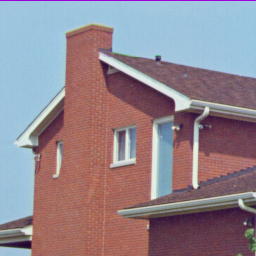
%> input picture Imging/TVdenoise/housergb.png, 256 x 256 px
$ octave demo.m   (GNU Octave 9; MATLAB toolbox functions it lacks are replaced by stand-ins)
%> lines starting %> are read from the running program, lines starting %| are printed output that depends on the picture; in (x1, y1, x2, y2) boxes, pixels count from 0 and x2, y2 are one past the last pixel; in counts of white or black regions, pixels touching at a corner belong together; the program's own positions count from 1
### Imging/TVdenoise/TV_denoise.m


function [u,PSNR,Time,Itr] = TV_denoise(x0,opts,I)
%%%% This function solve the unconstrained model for image deblurring
%%%% min_u |\nabla u|_1 + 0.5mu|u-u0|_2^2
%%%%  u -- original image
%%%%  u0 -- observed image
%%%% Alternating direction method of multiplier is applied to sove the above model


[n1,n2,n3] = size(x0);  %% 图片大小
beta = opts.beta;       %% ADMM罚参数
mu   = opts.mu;         %% 模型参数
MaxIt= opts.MaxIt;      %% 最大迭代次数
Tol=opts.Tol;
%%%%%%%%%%%%%%%%% 周期边界条件 %%%%%%%%%%%%%%%%%%%%%%%%%%%%%
d1h = zeros(n1,n2,n3); d1h(1,1,:) = -1; d1h(n1,1,:) = 1; d1h = fft2(d1h);
d2h = zeros(n1,n2,n3); d2h(1,1,:) = -1; d2h(1,n2,:) = 1; d2h = fft2(d2h);
Px  = @(x) [x(2:n1,:,:)-x(1:n1-1,:,:); x(1,:,:)-x(n1,:,:)]; %%\nabla_1 x
Py  = @(x) [x(:,2:n2,:)-x(:,1:n2-1,:), x(:,1,:)-x(:,n2,:)]; %%\nabla_2 y
PTx = @(x) [x(n1,:,:)-x(1,:,:); x(1:n1-1,:,:)-x(2:n1,:,:)]; %%\nabla_1^T x
PTy = @(x) [x(:,n2,:)-x(:,1,:), x(:,1:n2-1,:)-x(:,2:n2,:)]; %%\nabla_2^T y
%%%%%%%%%%%%%%%%%%%%%%%%%%%%%%%%%%%%%%%%%%%%%%%%%%%%%%%%%%%%%%%%%%%%%%%%%%%

%%%%Intionalization
u    = x0;
v1   = Px(u);
v2   = Py(u);
lbd11= zeros(n1,n2,n3);
lbd12= zeros(n1,n2,n3);
vn1= zeros(n1,n2,n3);
vn2= zeros(n1,n2,n3);
MDu  = mu + beta*(abs(d1h).^2+abs(d2h).^2);  %%%线性方程组
HTx0 = mu*x0;
PSNR = zeros(1,MaxIt);

Time = cputime;  %%%记录时间
k    = 1;
while k <= MaxIt

    %%% step 1:  u -- 子问题
    Temp= PTx(beta*vn1+lbd11) + PTy(beta*vn2+lbd12) + HTx0;
    un  = real(ifft2(fft2(Temp)./MDu));
    %%% step 2:  v --子问题
    v11= Px(un);
    v22= Py(un);
    sk1 = v11 - lbd11/beta;
    sk2 = v22 - lbd12/beta;
    nsk = sqrt(sk1.^2 + sk2.^2); nsk(nsk==0)=1;
    nsk = max(1-1./(beta*nsk),0);
    vn1n = sk1.*nsk;
    vn2n = sk2.*nsk;
    %%%% 更新\lambda
    lbdn11 = lbd11 - beta*(v11 - vn1n);
    lbdn12 = lbd12 - beta*(v22 - vn2n);
    stopic = norm(u(:)-un(:))/norm(un(:));
    if stopic<Tol
        k
        break
    end

    %%%%%%%%%%%%%%%%%%%%%%%
    PSNR(k) = psnr(u,I);  %%% 计算信噪比

    Time = cputime - Time;
    u = un;
    vn1=vn1n;vn2=vn2n;
    lbd11 = lbdn11; lbd12 =lbdn12;
    k = k+1;
end
Time = cputime-Time; Itr =k;


### Imging/TVdenoise/TV_denoise_pd_pc.m
function [u,PSNR,Time,Itr] = TV_denoise_pd_pc(x0,opts,I)
%%%% This function solve the unconstrained model for image deblurring
%%%% min_u |\nabla u|_1 + 0.5mu|u-u0|_2^2
%%%% u -- original image
%%%% u0 -- observed image
%%%% the primal-dual extended ADMM

nu=0.99;
[n1,n2,n3] = size(x0);  %% 图片大小
beta = opts.beta;       %% 罚参数
mu   = opts.mu;         %% 模型参数
MaxIt= opts.MaxIt;      %% 最大迭代次数
Tol=opts.Tol;
%%%%%%%%%%%%%%%%% 周期边界条件 %%%%%%%%%%%%%%%%%%%%%%%%%%%%%
d1h = zeros(n1,n2,n3); d1h(1,1,:) = -1; d1h(n1,1,:) = 1; d1h = fft2(d1h);
d2h = zeros(n1,n2,n3); d2h(1,1,:) = -1; d2h(1,n2,:) = 1; d2h = fft2(d2h);
Px  = @(x) [x(2:n1,:,:)-x(1:n1-1,:,:); x(1,:,:)-x(n1,:,:)]; %%\nabla_1 x
Py  = @(x) [x(:,2:n2,:)-x(:,1:n2-1,:), x(:,1,:)-x(:,n2,:)]; %%\nabla_2 y
PTx = @(x) [x(n1,:,:)-x(1,:,:); x(1:n1-1,:,:)-x(2:n1,:,:)]; %%\nabla_1^T x
PTy = @(x) [x(:,n2,:)-x(:,1,:), x(:,1:n2-1,:)-x(:,2:n2,:)]; %%\nabla_2^T y
%%%%%%%%%%%%%%%%%%%%%%%%%%%%%%%%%%%%%%%%%%%%%%%%%%%%%%%%%%%%%%%%%%%%%%%%%%%

% Intionalization
u    = x0;
v1   = Px(u);
v2   = Py(u);
lbd1 = zeros(n1,n2,n3);
lbd2 = zeros(n1,n2,n3);
vn1  = zeros(n1,n2,n3);
vn2  = zeros(n1,n2,n3);
MDu  = mu + beta*(abs(d1h).^2+abs(d2h).^2);
HTx0 = mu*x0;
PSNR = zeros(1,MaxIt);

Time = cputime;  %%%记录时间
for k = 1:MaxIt
    % prediction
    % u-update
    Temp= PTx(beta*v1+lbd1) + PTy(beta*v2+lbd2) + HTx0;
    un  = real(ifft2(fft2(Temp)./MDu));
    stopic=norm(u(:)-un(:))/norm(un(:));
    u=un;
    % v-update
    v11= Px(un);
    v22= Py(un);
    sk1 = vn1+v11-v1 - lbd1/beta;
    sk2 = vn2+v22-v2 - lbd2/beta;
    nsk = sqrt(sk1.^2 + sk2.^2); nsk(nsk==0)=1;
    nsk = max(1-1./(beta*nsk),0);
    vn1n = sk1.*nsk;
    vn2n = sk2.*nsk;
    % lambda-update
    lbd1nn = lbd1 - beta*(v11 - vn1n);
    lbd2nn = lbd2 - beta*(v22 - vn2n);
    % correction
    lbd1 = lbd1nn + nu*beta*(v1-v11);
    lbd2 = lbd2nn + nu*beta*(v2-v22);
    v1   = v1-nu*(v1-v11+vn1-vn1n);
    v2   = v2-nu*(v2-v22+vn2-vn2n);
    vn1  = vn1+nu*(vn1n-vn1);
    vn2  = vn2+nu*(vn2n-vn2);
    %stopic = norm(u(:)-un(:))/norm(un(:));
    if k>30 && stopic<Tol
        k
        break
    end

    %%%%%%%%%%%%%%%%%%%%%%%
    PSNR(k) = psnr(u,I);  %%% 计算信噪比
    Time = cputime - Time;


end
Time = cputime-Time; Itr =k;


### Imging/TVdenoise/TV_denoise_dp_pc.m
function [u,PSNR,Time,Itr] = TV_denoise_dp_pc(x0,opts,I)
%%%% This function solve the unconstrained model for image deblurring
%%%% min_u |\nabla u|_1 + 0.5mu|u-u0|_2^2
%%%%  u -- original image
%%%%  u0 -- observed image
%%%% the dual-primal extended ADMM

nu=0.99;
[n1,n2,n3] = size(x0);  %% 图片大小
beta = opts.beta;       %% 罚参数
mu   = opts.mu;         %% 模型参数
MaxIt= opts.MaxIt;      %% 最大迭代次数
Tol=opts.Tol;
%%%%%%%%%%%%%%%%% 周期边界条件 %%%%%%%%%%%%%%%%%%%%%%%%%%%%%
d1h = zeros(n1,n2,n3); d1h(1,1,:) = -1; d1h(n1,1,:) = 1; d1h = fft2(d1h);
d2h = zeros(n1,n2,n3); d2h(1,1,:) = -1; d2h(1,n2,:) = 1; d2h = fft2(d2h);
Px  = @(x) [x(2:n1,:,:)-x(1:n1-1,:,:); x(1,:,:)-x(n1,:,:)]; %%\nabla_1 x
Py  = @(x) [x(:,2:n2,:)-x(:,1:n2-1,:), x(:,1,:)-x(:,n2,:)]; %%\nabla_2 y
PTx = @(x) [x(n1,:,:)-x(1,:,:); x(1:n1-1,:,:)-x(2:n1,:,:)]; %%\nabla_1^T x
PTy = @(x) [x(:,n2,:)-x(:,1,:), x(:,1:n2-1,:)-x(:,2:n2,:)]; %%\nabla_2^T y
%%%%%%%%%%%%%%%%%%%%%%%%%%%%%%%%%%%%%%%%%%%%%%%%%%%%%%%%%%%%%%%%%%%%%%%%%%%

%%%%Intionalization
u    = x0;
v1   = Px(u);
v2   = Py(u);
lbd1 = zeros(n1,n2,n3);
lbd2 = zeros(n1,n2,n3);
vn1 = zeros(n1,n2,n3);
vn2 = zeros(n1,n2,n3);
MDu  = mu + beta*(abs(d1h).^2+abs(d2h).^2);  %%%线性方程组
HTx0 = mu*x0;
PSNR = zeros(1,MaxIt);

Time = cputime;  %%%记录时间
for k = 1:MaxIt

    % prediction
    % lambda-update
    lbd1nn = lbd1 - beta*(v1 - vn1);
    lbd2nn = lbd2 - beta*(v2 - vn2);
    % u-update
    Temp= PTx(beta*v1+lbd1nn) + PTy(beta*v2+lbd2nn) + HTx0;
    un  = real(ifft2(fft2(Temp)./MDu));
    stopic=norm(u(:)-un(:))/norm(un(:));
    u=un;
    % v-update
    v11= Px(un);
    v22= Py(un);
    sk1 = vn1+v11-v1 - lbd1nn/beta;
    sk2 = vn2+v22-v2 - lbd2nn/beta;
    nsk = sqrt(sk1.^2 + sk2.^2); nsk(nsk==0)=1;
    nsk = max(1-1./(beta*nsk),0);
    vn1n = sk1.*nsk;
    vn2n = sk2.*nsk;

    % correction
    lbd1 = lbd1nn + beta*(v1-v11+vn1n-vn1);
    lbd2 = lbd2nn + beta*(v2-v22+vn2n-vn2);
    v1   = v1-nu*(v1-v11+vn1-vn1n);
    v2   = v2-nu*(v2-v22+vn2-vn2n);
    vn1  = vn1+nu*(vn1n-vn1);
    vn2  = vn2+nu*(vn2n-vn2);
    %stopic = norm(u(:)-un(:))/norm(un(:));
    if k>30 && stopic<Tol
        k
        break
    end

    %%%%%%%%%%%%%%%%%%%%%%%
    PSNR(k) = psnr(u,I);  %%% 计算信噪比
    Time = cputime - Time;


end
Time = cputime-Time; Itr =k;


### Imging/TVdenoise/demo.m
clc;
clear;
close all;
%addpath ../Images                     %% 加入图片所在路径\文件夹
%I = im2double(imread('shape.jpg'));   %% 读图片
%I = im2double(imread('chart.tiff'));
I = im2double(imread('housergb.png'));
rand('seed', 0);
randn('seed', 0);
[n1,n2,n3] = size(I);            %% 获取图片大小
%> n1 = 256; n2 = 256; n3 = 3
x0 = I+0.2*randn(n1,n2,n3);      %% 加高斯噪声
%%%%%%%%%%%%%%%%%%%%%%%%%%%%%%%%%%%%%%%%%%%%%%%%%%%%%%%%%%%%%%%%%%%%%%%%%%
opts.beta=1;      %%% 算法的罚参数
opts.mu=5;        %%% 模型中的参数
opts.MaxIt=200;   %%% 迭代次数
opts.Tol=1e-4;    %%% 停机准则
[u,PSNR,Time] = TV_denoise(x0,opts,I);        %%% the original ADMM
%> in TV_denoise, `d1h(1,1,:) = -1`:
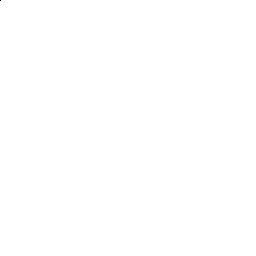
%> d1h: size 256x256x3 double; values -1 (black) and 0 (white), 100% white; black in thin lines or dots, all inside (x1, y1, x2, y2) = (0, 0, 1, 1)
%> in TV_denoise, `d1h(n1,1,:) = 1`: d1h: size 256x256x3 double; under 0.01% of pixels changed, all inside (x1, y1, x2, y2) = (0, 255, 1, 256)
%> in TV_denoise, `d2h(1,n2,:) = 1`: d2h: size 256x256x3 double; under 0.01% of pixels changed, all inside (x1, y1, x2, y2) = (255, 0, 256, 1)
%> the loop in TV_denoise, `while k <= MaxIt` made 105 passes
%> stopic on passes 1 to 12: 0.148, 0.0784, 0.0441, 0.0265, 0.0173, 0.0123, 0.00927, 0.00734, 0.00599, 0.005, 0.00424, 0.00366
%> pass 1, in TV_denoise, `nsk = sqrt(sk1.^2 + sk2.^2)`:
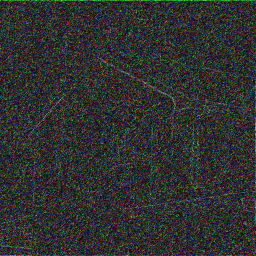
%> nsk: size 256x256x3 double; mean R, G, B 0.188, 0.194, 0.191
%> after the loop in TV_denoise, `while k <= MaxIt`:
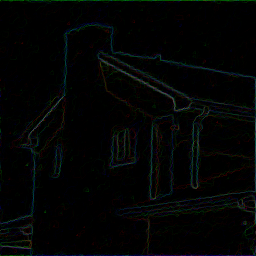
%> nsk: size 256x256x3 double; mean R, G, B 0.0112, 0.0166, 0.0151
%> after the loop in TV_denoise, `while k <= MaxIt`: PSNR = 200 values, max 26.75 at index 104, min 0 at index 105, mean 13.64; Time = 2.46; k = 105
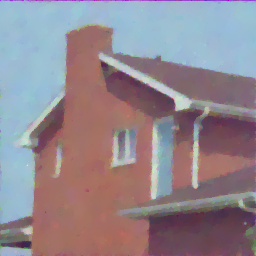
%> u: size 256x256x3 double; mean R, G, B 0.575, 0.521, 0.557; mean of the top-left, top-right, bottom-left and bottom-right quarters 0.636, 0.604, 0.533, 0.432; drawn with min black and max white
%> Time = 2.16
[u,PSNR,Time] = TV_denoise_pd_pc(x0,opts,I);  %%% the primal-dual extended ADMM
%> the loop in TV_denoise_pd_pc, `for k = 1:MaxIt` made 106 passes
%> pass 1, in TV_denoise_pd_pc, `Temp= PTx(beta*v1+lbd1) + PTy(beta*v2+lbd2) + HTx0;`:
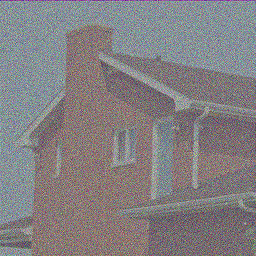
%> Temp: size 256x256x3 double; mean R, G, B 2.88, 2.61, 2.78; mean of the top-left, top-right, bottom-left and bottom-right quarters 3.18, 3.02, 2.67, 2.14; drawn with min black and max white
%> after the loop in TV_denoise_pd_pc, `for k = 1:MaxIt`:
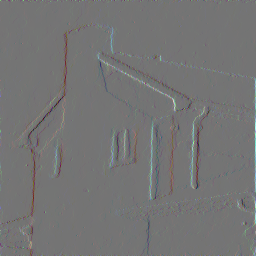
%> v2: size 256x256x3 double; mean R, G, B 7.88e-07, 1.85e-07, -2.7e-07; drawn with min black and max white
%> after the loop in TV_denoise_pd_pc, `for k = 1:MaxIt`: PSNR = 200 values, max 26.75 at index 105, min 0 at index 106, mean 13.77; Time = 2.56
%> Time = 7.18
[u,PSNR,Time] = TV_denoise_dp_pc(x0,opts,I);  %%% the dual-primal extended ADMM
%> the loop in TV_denoise_dp_pc, `for k = 1:MaxIt` made 105 passes
%> pass 1, in TV_denoise_dp_pc, `lbd2nn = lbd2 - beta*(v2 - vn2);`:
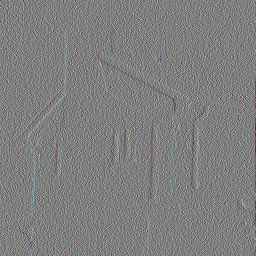
%> lbd2nn: size 256x256x3 double; mean R, G, B 6.27e-20, 1.96e-19, 6.52e-20; drawn with min black and max white
%> after the loop in TV_denoise_dp_pc, `for k = 1:MaxIt`: PSNR = 200 values, max 26.75 at index 104, min 0 at index 105, mean 13.7; Time = 12.3
%> Time = 2.61
